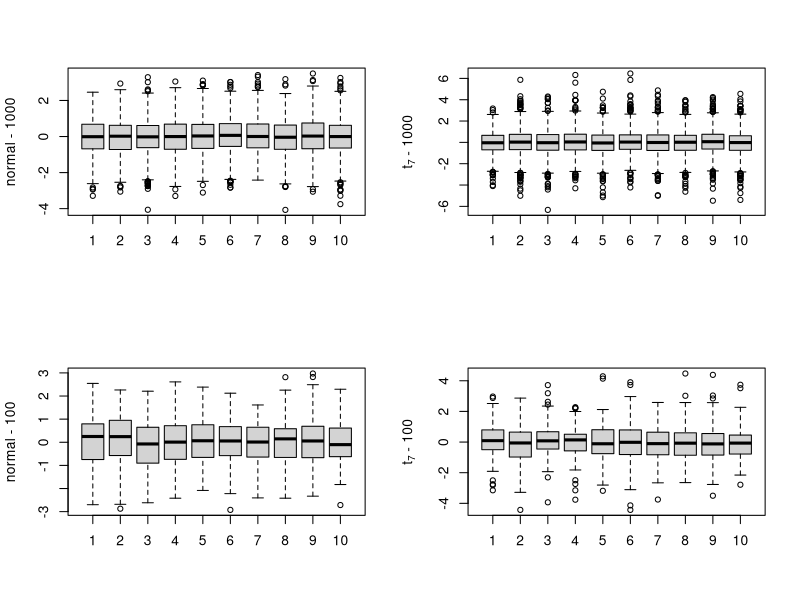
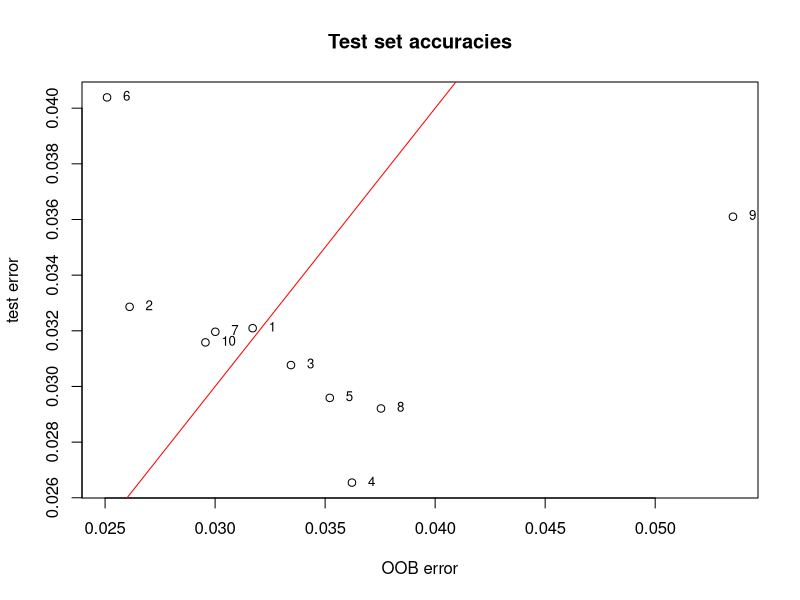

Generate these figures, in order, with R:
## ---- chunk 1
knitr::opts_chunk$set(fig.align = 'center', warning=FALSE, message=FALSE, fig.asp=0.625, dev='png', global.par = TRUE, dev.args=list(pointsize=10), fig.path = 'figs/')
## ---- chunk 2
library(knitr)
local({
  hook_plot = knit_hooks$get('plot')
  knit_hooks$set(plot = function(x, options) {
    paste0('\n\n----\n\n', hook_plot(x, options))
  })
})
## ---- chunk 3
oldpar <- par(mfrow=c(2,2))

tenfold1000 <- rep(1:10, rep(1000,10))

boxplot(split(rnorm(1000*10), tenfold1000), ylab="normal - 1000")
boxplot(split(rt(1000*10, 7), tenfold1000),
    ylab=expression(t[7]*" - 1000"))

tenfold100 <- rep(1:10, rep(100, 10))

boxplot(split(rnorm(100*10), tenfold100), ylab="normal - 100")
boxplot(split(rt(100*10, 7), tenfold100),
    ylab=expression(t[7]*" - 100"))

par(oldpar)

## ---- chunk 4
library(MASS)

sapply(MASS::biopsy, function(x)sum(is.na(x)))
biops <- na.omit(MASS::biopsy[,-1])    # Column 1 is ID

## Examine list element names in randomForest object
names(randomForest::randomForest(class~., data=biops))

sapply(MASS::biopsy, function(x)sum(is.na(x)))
biops <- na.omit(MASS::biopsy[,-1])    # Column 1 is ID

## Examine list element names in randomForest object
names(randomForest::randomForest(class~ ., data=biops))

## ---- chunk 5
## Repeated runs, note variation in OOB accuracy.
OOBerr <- c()
for(i in 1:10) {
  biops.rf  <- randomForest::randomForest(class~ ., data=biops)
  OOBerr[i] <- mean(biops.rf$err.rate[,"OOB"])
  
  print(paste(i, ": OOB err = ", round(OOBerr[i], 4), sep=""))
  print(round(biops.rf$confusion, 4))
}
## ---- chunk 6
print(paste("The mean is", round(mean(OOBerr), 5), "while the variance is", round(var(OOBerr), 9)))
## ---- chunk 7
## Repeated train/test splits: OOB accuracy vs test set accuracy.
oobErr <- c()
testErr <- c()
for(i in 1:10){
  trRows <- sample(1:dim(biops)[1], size=round(dim(biops)[1]/2))
  
  biops.rf <- randomForest::randomForest(class~ ., data=biops[trRows, ],
    xtest=biops[-trRows,-10],
    ytest=biops[-trRows,10])
  
  oobErr[i] <- mean(biops.rf$err.rate[,"OOB"])
  testErr[i] <- mean(biops.rf$test$err.rate[,"Test"])
  
  print(round(c(oobErr[i],testErr[i]),4))
}
## ---- chunk 8
print(paste("The mean of the OOB error is", round(mean(oobErr), 5), "while the mean of the test error is", round(mean(testErr), 5)))
#print(paste("The variance between the two errors is", round(var(c(mean(oobErr), mean(testErr))), 6)))
## ---- chunk 9
plot(oobErr,testErr, xlab="OOB error", ylab="test error", main = "Test set accuracies")
text(x=oobErr, y=testErr, labels=seq(1, length(oobErr), 1), pos=4, offset=0.8, cex=0.8)
abline(0, 1, col="red")
## ---- chunk 10
randomForest::randomForest(class~ ., data=biops, xtest=biops[,-10], ytest=biops[,10])
